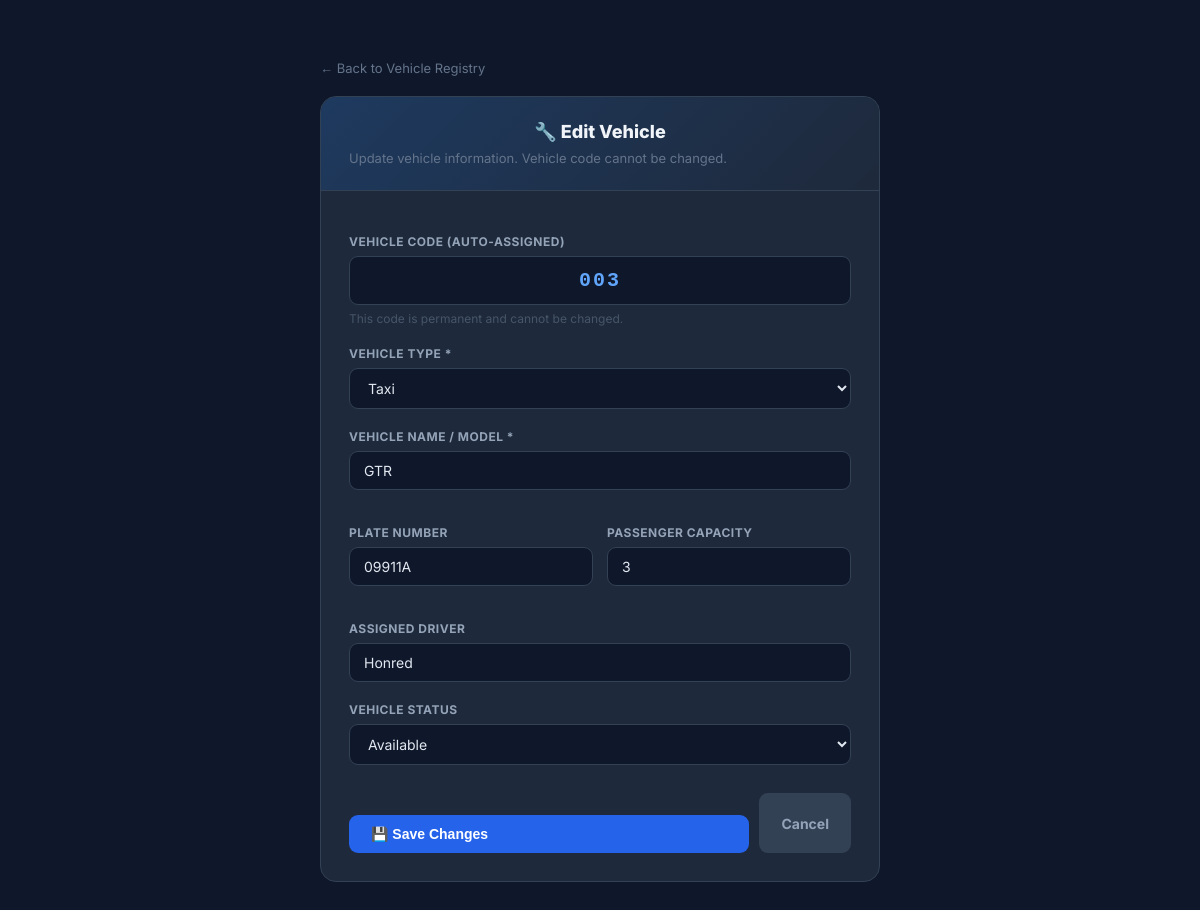
/admin/vehicles/edit/3 (signed in), run on the app's committed database.
### tables this page shows
CREATE TABLE vehicles (
            vehicle_id INTEGER PRIMARY KEY AUTOINCREMENT,
            vehicle_code TEXT UNIQUE NOT NULL,
            vehicle_type TEXT NOT NULL,
            vehicle_name TEXT NOT NULL,
            plate_number TEXT,
            capacity INTEGER DEFAULT 1,
            status TEXT DEFAULT 'Available',
            assigned_driver TEXT,
            is_active INTEGER DEFAULT 1,
            created_at TEXT NOT NULL
        );

CREATE TABLE vehicle_types (
            type_id INTEGER PRIMARY KEY AUTOINCREMENT,
            type_name TEXT UNIQUE NOT NULL,
            rate_per_km REAL DEFAULT 2.22,
            max_passengers INTEGER DEFAULT 45,
            is_available INTEGER DEFAULT 1
        , base_fare REAL DEFAULT 0, included_distance REAL DEFAULT 0, min_fare REAL NOT NULL DEFAULT 0, extra_charges REAL NOT NULL DEFAULT 0, extra_charges_label TEXT DEFAULT '', charge_basis TEXT NOT NULL DEFAULT 'per_booking', location_type TEXT DEFAULT 'land', fare_configured INTEGER NOT NULL DEFAULT 0);

### TravelReservationSystem/app.py (the view, shortened to what this page needs)
@app.route("/admin/vehicles/edit/<int:vehicle_id>", methods=["GET", "POST"])
def admin_edit_vehicle(vehicle_id):
    if "user_id" not in session or session.get("username") != "admin":
        flash("Admin access only.", "error")
        return redirect(url_for("login"))
    conn = get_db()
    vehicle = conn.execute(
        "SELECT * FROM vehicles WHERE vehicle_id=? AND is_active=1", (vehicle_id,)
    ).fetchone()
    if not vehicle:
        conn.close()
        abort(404)
    vehicle_types = conn.execute("SELECT type_name FROM vehicle_types ORDER BY type_id").fetchall()
    conn.close()
    return render_template("admin_vehicle_form.html", vehicle=vehicle, vehicle_types=vehicle_types, mode="edit")

### TravelReservationSystem/app.py (called while the page is built)
def get_db():
    conn = sqlite3.connect(DATABASE, timeout=30)
    conn.row_factory = sqlite3.Row
    return conn

### TravelReservationSystem/templates/admin_vehicle_form.html (shortened to what this page needs)
<!DOCTYPE html>
<html lang="en">
<head>
    <link rel="stylesheet" href="{{ url_for('static', filename='css/style.css') }}">
</head>
<body>
<div class="form-wrap">
    <a href="{{ url_for('admin_vehicles') }}" class="back-link">← Back to Vehicle Registry</a>
    <div class="card">
        <div class="card-header">
            <h1>{{ '🔧 Edit Vehicle' if mode == 'edit' else '🚌 Register New Vehicle' }}</h1>
            <p>{{ 'Update vehicle information. Vehicle code cannot be changed.' if mode == 'edit' else 'A unique Vehicle Code will be automatically assigned upon registration.' }}</p>
        </div>
        <div class="card-body">
            {% if mode == 'edit' and vehicle %}
            <div class="field-group">
                <label>Vehicle Code (Auto-Assigned)</label>
                <div class="code-display">{{ vehicle['vehicle_code'] }}</div>
                <p class="field-hint">This code is permanent and cannot be changed.</p>
            </div>
            {% else %}
            <div class="field-group">
                <label>Vehicle Code</label>
                <div class="code-display">Auto</div>
                <p class="field-hint">A sequential code (001, 002, …) will be automatically generated on save.</p>
            </div>
            {% endif %}
            <form method="POST">
                <div class="field-group">
                    <label>Vehicle Type *</label>
                    <select name="vehicle_type" required>
                        {% for vt in vehicle_types %}
                            <option value="{{ vt['type_name'] }}"
                                {% if mode == 'edit' and vehicle and vehicle['vehicle_type'] == vt['type_name'] %}selected{% endif %}>
                                {{ vt['type_name'] }}
                            </option>
                        {% endfor %}
                    </select>
                </div>
                <div class="field-group">
                    <label>Vehicle Name / Model *</label>
                    <input type="text" name="vehicle_name" placeholder="e.g. Toyota Coaster, Hiace Commuter"
                           value="{{ vehicle['vehicle_name'] if mode == 'edit' and vehicle else '' }}" required>
                </div>
                <div class="row-2">
                    <div class="field-group">
                        <label>Plate Number</label>
                        <input type="text" name="plate_number" placeholder="e.g. ABC-1234"
                               value="{{ vehicle['plate_number'] or '' if mode == 'edit' and vehicle else '' }}">
                    </div>
                    <div class="field-group">
                        <label>Passenger Capacity</label>
                        <input type="number" name="capacity" min="1" max="200" placeholder="e.g. 45"
                               value="{{ vehicle['capacity'] if mode == 'edit' and vehicle else 1 }}" required>
                    </div>
                </div>
                <div class="field-group">
                    <label>Assigned Driver</label>
                    <input type="text" name="assigned_driver" placeholder="Driver's full name (optional)"
                           value="{{ vehicle['assigned_driver'] or '' if mode == 'edit' and vehicle else '' }}">
                </div>
                <div class="field-group">
                    <label>Vehicle Status</label>
                    <select name="status">
                        {% for s in ['Available', 'Reserved', 'In Use', 'Maintenance', 'Unavailable'] %}
                            <option value="{{ s }}"
                                {% if mode == 'edit' and vehicle and vehicle['status'] == s %}selected{% endif %}>
                                {{ s }}
                            </option>
                        {% endfor %}
                    </select>
                </div>
                <div class="btn-row">
                    <button type="submit" class="btn btn-primary">
                        {{ '💾 Save Changes' if mode == 'edit' else '✅ Register Vehicle' }}
                    </button>
                    <a href="{{ url_for('admin_vehicles') }}" class="btn btn-ghost">Cancel</a>
                </div>
            </form>
        </div>
    </div>
</div>
</body>
</html>

### TravelReservationSystem/static/css/style.css (style rules this page uses)
* { box-sizing: border-box; }
body { margin: 0; font-family: Arial, sans-serif; min-height: 100vh; background: linear-gradient( rgba(0, 0, 0, 0.60), rgba(0, 0, 0, 0.60) ), url("/static/assets/Background.jpg") center center / cover no-repeat fixed; }
h1 { text-align: center; margin-bottom: 8px; }
label { display: block; margin-top: 15px; margin-bottom: 6px; font-weight: bold; color: #ddd; }
input { width: 100%; padding: 12px; border: 1px solid rgba(255, 255, 255, 0.2); border-radius: 8px; font-size: 15px; background: rgba(20, 20, 20, 0.6); color: #fff; }
input::placeholder { color: #888; }
button { width: 100%; padding: 13px; margin-top: 22px; border: none; border-radius: 8px; background: #1677ff; color: white; font-size: 16px; font-weight: bold; cursor: pointer; }
a { color: #4da6ff; text-decoration: none; }
select { width: 100%; padding: 12px; border: 1px solid rgba(255, 255, 255, 0.2); border-radius: 8px; font-size: 15px; background: rgba(20, 20, 20, 0.8); color: white; }
.back-link { text-align: center; margin-top: 20px; }

### TravelReservationSystem/templates/admin_vehicle_form.html (style rules this page uses)
* { box-sizing:border-box;margin:0;padding:0 }
body { font-family:'Inter',Arial,sans-serif;background:#0f172a;color:#e2e8f0;min-height:100vh;display:flex;align-items:flex-start;justify-content:center;padding:40px 16px }
.form-wrap { width:100%;max-width:560px }
.back-link { display:inline-flex;align-items:center;gap:6px;color:#64748b;text-decoration:none;font-size:13px;margin-bottom:20px;transition:.15s }
.card { background:#1e293b;border:1px solid #334155;border-radius:16px;overflow:hidden }
.card-header { background:linear-gradient(135deg,#1e3a5f,#1e293b);padding:24px 28px;border-bottom:1px solid #334155 }
.card-header h1 { font-size:18px;font-weight:800;color:#f1f5f9 }
.card-header p { font-size:13px;color:#64748b;margin-top:4px }
.card-body { padding:28px }
.field-group { margin-bottom:20px }
label { display:block;font-size:12px;font-weight:700;color:#94a3b8;text-transform:uppercase;letter-spacing:.5px;margin-bottom:7px }
input,select { width:100%;background:#0f172a;border:1px solid #334155;border-radius:9px;color:#e2e8f0;padding:10px 14px;font-size:14px;font-family:inherit;transition:.15s;outline:none }
select option { background:#0f172a }
.field-hint { font-size:12px;color:#475569;margin-top:5px }
.code-display { background:#0f172a;border:1px solid #334155;border-radius:9px;padding:12px 14px;font-family:monospace;font-size:20px;font-weight:800;color:#60a5fa;letter-spacing:2px;text-align:center;margin-bottom:6px }
.row-2 { display:grid;grid-template-columns:1fr 1fr;gap:14px }
.btn-row { display:flex;gap:10px;margin-top:28px }
.btn { padding:11px 22px;border-radius:9px;font-size:14px;font-weight:700;border:0;cursor:pointer;text-decoration:none;transition:.15s;display:inline-flex;align-items:center;gap:6px }
.btn-primary { background:#2563eb;color:#fff }
.btn-ghost { background:#334155;color:#94a3b8 }

### data on the page
vehicles: vehicle_code "003", vehicle_type "Taxi", vehicle_name "GTR", plate_number "09911A", capacity "3", assigned_driver "Honred", status "Available"

### other printed values
{{ '🔧 Edit Vehicle' if mode == 'edit' else '🚌 Register New Vehicle' }} "🔧 Edit Vehicle"
{{ '💾 Save Changes' if mode == 'edit' else '✅ Register Vehicle' }} "💾 Save Changes"
